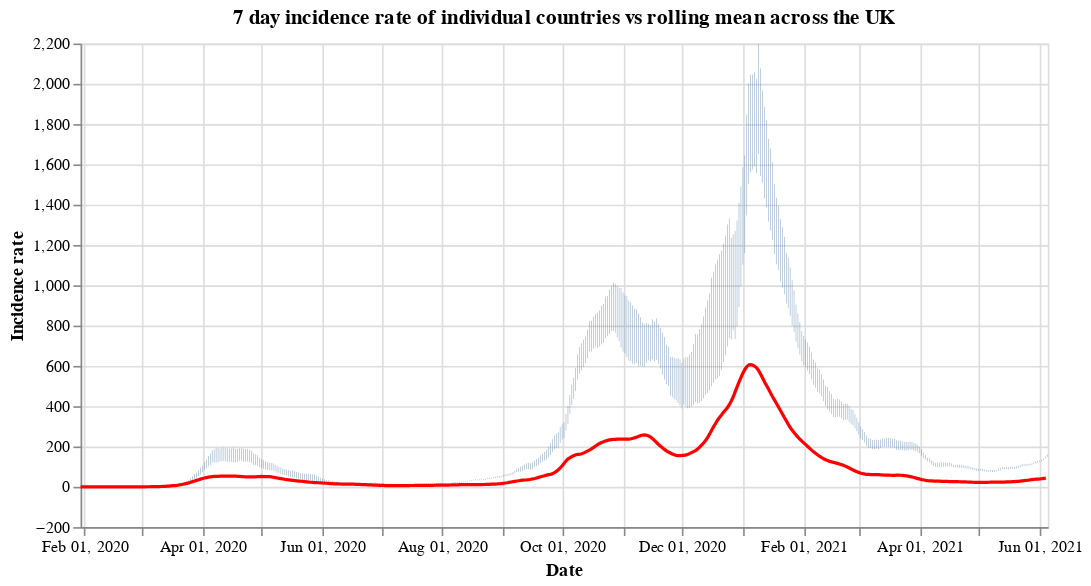

The cell this chart's notebook holds for it:
### Code cell
#collapse
countries = uk_cases['areaName'].unique()
countries.sort()

selection = alt.selection_single(
    name='Select',
    fields=['areaName'],
    init={'areaName': 'Wales'},
    bind={'areaName': alt.binding_select(options=countries)}
)

# scatter plot, modify opacity based on selection
bars = alt.Chart(uk_cases).mark_bar().add_selection(
    selection
).encode(
    x=alt.X("yearmonthdate(date):T", axis=alt.Axis(title='Date')),
    y=alt.Y("weeklyCasesRate:Q", axis=alt.Axis(title='Incidence rate')),
    tooltip='weeklyCasesRate:Q',
    opacity=alt.condition(selection, alt.value(1), alt.value(0))
).properties(title=f'7 day incidence rate of individual countries vs rolling mean across the UK', width=600)

line = alt.Chart(overview_cases).mark_line(
    color='red',
    size=2,
).transform_window(
    rolling_mean='mean(weeklyCasesRate)',
    frame=[0, 7]
).encode(
    x='yearmonthdate(date):T',
    y='rolling_mean:Q'
)

alt.layer(bars, line)

### Figure 1 — Vega-Lite specification as saved in the notebook (floating-point values rounded to 4 significant figures; data arrays with more than 128 entries replaced by an {"elided": "..."} marker saying what was removed)
{"config": {"view": {"continuousWidth": 400, "continuousHeight": 300}}, "layer": [{"data": {"name": "data-dc54f8644f99cbefe1cc26ec8af50a6b"}, "mark": "bar", "encoding": {"opacity": {"condition": {"value": 1, "selection": "Select"}, "value": 0}, "tooltip": {"type": "quantitative", "field": "weeklyCasesRate"}, "x": {"type": "temporal", "axis": {"title": "Date"}, "field": "date", "timeUnit": "yearmonthdate"}, "y": {"type": "quantitative", "axis": {"title": "Incidence rate"}, "field": "weeklyCasesRate"}}, "selection": {"Select": {"type": "single", "fields": ["areaName"], "init": {"areaName": "Wales"}, "bind": {"areaName": {"input": "select", "options": ["England", "Northern Ireland", "Scotland", "Wales"]}}}}, "title": "7 day incidence rate of individual countries vs rolling mean across the UK", "width": 600}, {"data": {"name": "data-727a8ee10cda5d59afa59ba679423027"}, "mark": {"type": "line", "color": "red", "size": 2}, "encoding": {"x": {"type": "temporal", "field": "date", "timeUnit": "yearmonthdate"}, "y": {"type": "quantitative", "field": "rolling_mean"}}, "transform": [{"window": [{"op": "mean", "field": "weeklyCasesRate", "as": "rolling_mean"}], "frame": [0, 7]}]}], "$schema": "https://vega.github.io/schema/vega-lite/v4.8.1.json", "datasets": {"data-dc54f8644f99cbefe1cc26ec8af50a6b": {"elided": "1876 records"}, "data-727a8ee10cda5d59afa59ba679423027": {"elided": "492 records"}}}
